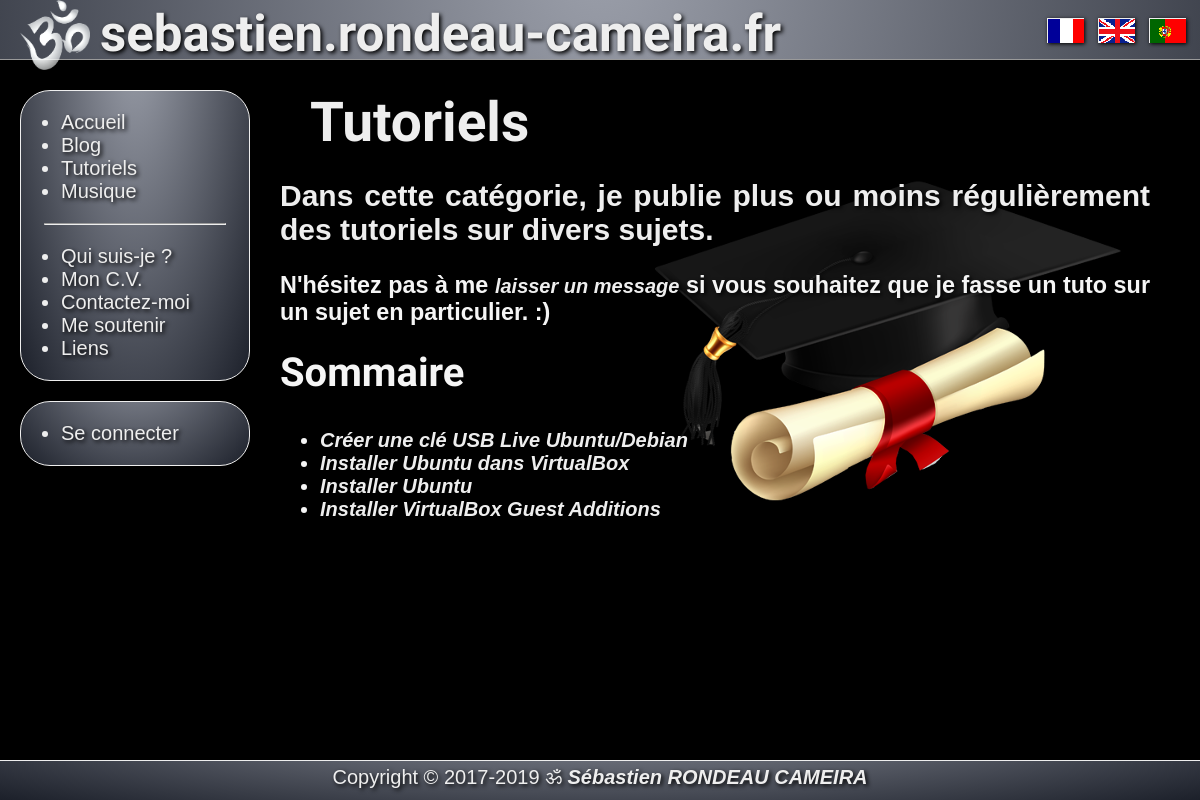
The page /?page=tutos on the database its author committed.
### tables this page shows
CREATE TABLE IF NOT EXISTS `pages_fr` (
`page_id` int(11) NOT NULL,
  `page_slug` varchar(11) NOT NULL,
  `page_title` varchar(50) NOT NULL,
  `page_content` longtext NOT NULL
);

CREATE TABLE IF NOT EXISTS `tutos` (
`tuto_id` int(11) NOT NULL,
  `tuto_title` varchar(50) NOT NULL,
  `tuto_date` timestamp NOT NULL DEFAULT CURRENT_TIMESTAMP,
  `tuto_content` longtext NOT NULL
);

### public_html/index.php (called while the page is built, shortened)
<?php
    require './includes/inc_gestion_lang.php';
    if (!empty($_GET['page'])) {
        $slug = $_GET['page'];
    }
    else {
        $slug = "home";
        $og_type = "website";
    }
    $pages = new Pages();
    if($lang == 'en') {
        $page = $pages->findEn($slug);
    } elseif($lang == 'pt') {
        $page = $pages->findPt($slug);
    } else {
        $page = $pages->findFr($slug);
    }
    $title = $page['page_title'];
    $text = $page['page_content'];
    require './includes/inc_head.php';
    require './includes/inc_header.php';
    require './includes/inc_page_'.$slug.'.php';
    require './includes/inc_footer.php';

### public_html/App/Db.php (called while the page is built, shortened)
<?php
abstract class Db
{
    protected static $_instance = null;
    public static function getInstance()
    {
        if(self::$_instance === null)
        {
            self::$_instance = new PDO
            (
                'mysql:host=localhost;dbname=sebastien;charset=utf8',
                'sebastien',
                '6spCeWFu8smHKY51',
                [
                    PDO::ATTR_ERRMODE => PDO::ERRMODE_EXCEPTION,
                    PDO::ATTR_DEFAULT_FETCH_MODE => PDO::FETCH_ASSOC
                ]
            );
        }
        return self::$_instance;
    }
    public function __construct()
    {
        $this->pdo = Db::getInstance();
    }
}

### public_html/App/Classes/Pages.php (called while the page is built, shortened)
<?php
class Pages extends Db
{
    public function findFr(string $slug)
    {
        $sql = "SELECT
        `page_id`,
        `page_slug`,
        `page_title`,
        `page_content`
        FROM `pages_fr`
        WHERE `page_slug` = :page_slug";
        $stmt = $this->pdo->prepare($sql);
        $stmt->bindValue(
            ':page_slug',
            $slug
        );
        if($stmt->execute())
        {
            $result = $stmt->fetch();
        }
        return $result;
    }
}

### public_html/App/Classes/Tutos.php (called while the page is built, shortened)
<?php
class Tutos extends Db
{
    public function findAll()
    {
        $sql = "SELECT
        `tuto_id`,
        `tuto_date`,
        `tuto_title`,
        `tuto_content`
        FROM `tutos`";
        $stmt = $this->pdo->prepare($sql);
        if($stmt->execute())
        {
            $result = $stmt->fetchAll();
        }
        return $result;
    }
}

### public_html/includes/inc_page_tutos.php (the view)
        <article>
            <div class="title"><?php echo $title; ?></div>
            <div class="article">
                <div class="tutos">
<?php echo $text; ?>
<?php
        $tutoriels = new Tutos();
        $tutos  = $tutoriels->findAll();
?>
                    <h1>Sommaire</h1>
                    <ul>
<?php foreach($tutos as $tuto) { ?>
                        <li><a href="/tutos/?page=<?php echo $tuto['tuto_id']; ?>"><?php echo $tuto['tuto_title']; ?></a></li>
<?php } ?>
                    </ul>
                </div>
            </div>
            <div id="fleche-droite"><a href="/tutos/"><img src="images/pixel.gif" alt="Page Suivante"></a></div>
        </article>

### public_html/css/style.css (style rules this page uses)
:root { --blue: #3c3d76; --dark: #000000; --light: #eeeeee; --font-title: 'Tangerine', serif; --font-default: "Trebuchet MS", "Arial", "Lucida grande", "Bitstream Charter", "Liberation sans", "FreeSans", sans-serif; }
* { box-sizing: border-box; }
a, a:visited { color: var(--light); text-decoration: none; text-shadow: 2px 2px 4px var(--dark); }
article { float: left; padding: 20px; margin-left: 260px; margin-right: 30px; }
body { margin: 0 auto; padding-top: 70px; background-repeat: no-repeat; background-attachment: fixed; background-position: top; background-size: 100%; background-color: var(--dark); font-family: var(--font-default); }
h1 { font-family: var(--font-title); font-size: 40px; top: 0; left: 0; margin-top: 0; padding-top: 0; }
h2 { color: var(--light); }
#fleche-droite { position: fixed; top: 50%; right: 0px; background-image: url('/images/pixel.gif'); background-repeat: no-repeat; }
#fleche-droite img { width: 150px; height: 150px; }
.article { margin-bottom: 50px; color: whitesmoke; font-size: 20px; text-align: justify; text-shadow: 2px 2px 4px var(--dark); }
.article a, .article a:visited { color: var(--light); font-weight: bold; font-style: italic; font-size: 20px; }
.tutos { background-image: url('/images/tutos.png'); background-repeat: no-repeat; background-position: right top; }
.title { text-align: left; margin-left: 30px; color: var(--light); font-family: var(--font-title); font-size: 55px; font-weight: bold; text-shadow: 2px 2px 4px var(--dark); }

### rows shown on the page
pages_fr: page_title "Tutoriels", page_content "Dans cette catégorie, je publie plus ou moins régulièrement des tutoriels sur divers sujets. N'hésitez pas à me laisser un message si vous souhaitez que je fasse un tuto sur un sujet en particulier. :)"
tutos: tuto_title "Créer une clé USB Live Ubuntu/Debian"
tutos: tuto_title "Installer Ubuntu dans VirtualBox"
tutos: tuto_title "Installer Ubuntu"
tutos: tuto_title "Installer VirtualBox Guest Additions"
